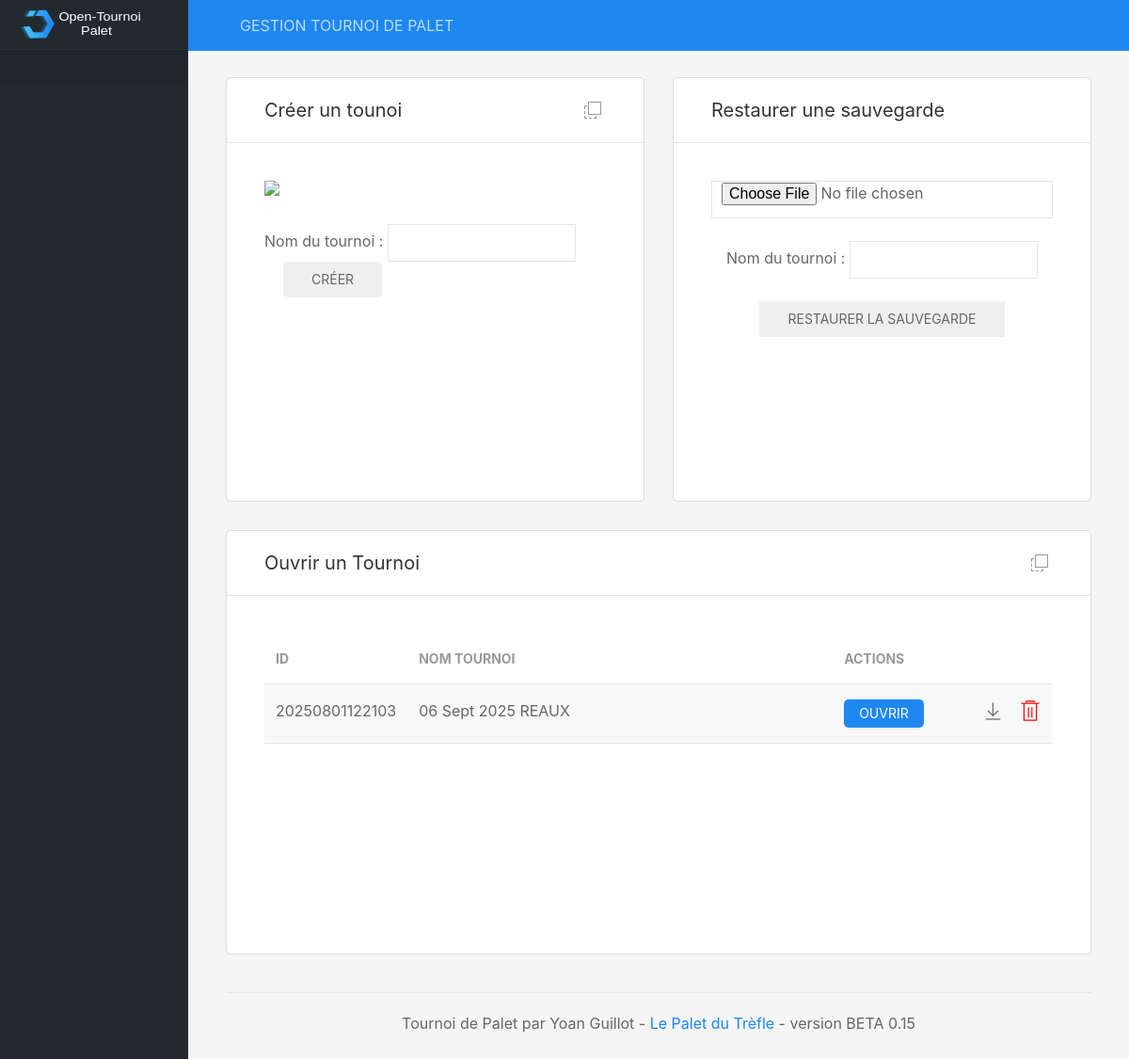
Before: / with the older database file.
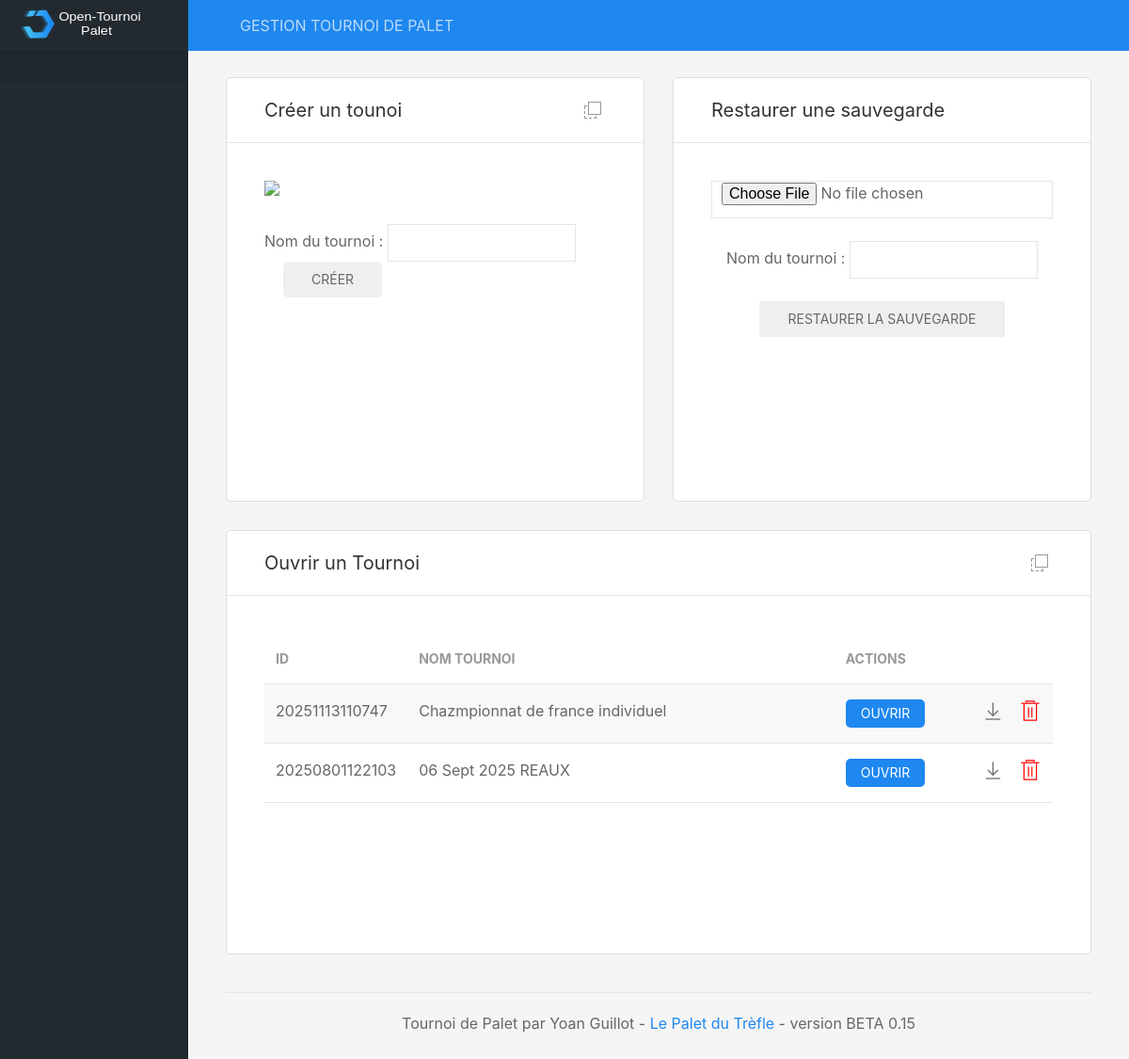
After: the same page with the newer database file.
### tables this page shows
CREATE TABLE tournois (id_tournoi NUMERIC (12) PRIMARY KEY DESC UNIQUE NOT NULL, nom_tournoi TEXT (200) NOT NULL, datecreation_tournoi DATE NOT NULL DEFAULT (STRFTIME('%d/%m/%Y, %H:%M', DATETIME('now', 'localtime'))), max_equipes INTEGER NOT NULL DEFAULT (0), type_phasesfinales TEXT NOT NULL DEFAULT aleatoire, pts_qualifs INTEGER DEFAULT (13) NOT NULL, pts_phasesfinales INTEGER NOT NULL DEFAULT (13), pts_finales NUMERIC NOT NULL DEFAULT (15), statut_inscriptions TEXT DEFAULT encours, statut_qualifs TEXT DEFAULT attente, statut_phasesfinales TEXT DEFAULT attente);

### includes/fonctions.inc.php (called while the page is built, shortened)
<?php
function listeTournois()
{
	global $db;
	$resultats = $db->query('SELECT * FROM tournois ORDER BY id_tournoi DESC');
	while ($row = $resultats->fetchArray(1)) {
		$listeTournois[] = $row;
	}
	if(!empty($listeTournois)){
		return $listeTournois;
	}
}
?>

### includes/accueil.inc.php (the view, shortened to what this page needs)
<div class="uk-grid uk-grid-medium" data-uk-grid uk-sortable="handle: .sortable-icon">
	<div class="uk-width-1-2@l">
		<div class="uk-card uk-card-default uk-card-hover">
			<div class="uk-card-header">
				<div class="uk-grid uk-grid-small">
					<div class="uk-width-auto"><h4>Créer un tounoi</h4></div>
					<div class="uk-width-expand uk-text-right panel-icons">
						<a href="#" class="uk-icon-link sortable-icon" title="Déplacer" data-uk-tooltip data-uk-icon="icon: move"></a>
					</div>
				</div>
			</div>
			<div class="uk-card-body">
				<div class="chart-container">
					<img style="max-height:200px;" src="images/tournoi.png" class="uk-align-center"/>
					<form method="POST">
							<div class="uk-panel uk-panel-box uk-margin-top">Nom du tournoi : <input name="nomTournoi" class="uk-input uk-form-width-medium" type="text" required>
							<button class="uk-button uk-button-success uk-margin-left">Créer</button>
						</div>
					</form>
				</div>
			</div>
		</div>
	</div>
	<div class="uk-width-1-2">
		<div class="uk-card uk-card-default uk-card-hover uk-height-1-1">
			<div class="uk-card-header">
				<div class="uk-grid uk-grid-small">
					<div class="uk-width-auto"><h4>Restaurer une sauvegarde</h4></div>
					<div class="uk-width-expand uk-text-right panel-icons">
					</div>
				</div>
			</div>
			<div class="uk-card-body">
				<div uk-overflow-auto>
					<div class="uk-panel uk-text-center">
                    <form name="form" method="post" action="index.php" enctype="multipart/form-data">
                        <input class="uk-input" type="file" name="aFile" />
                        <br />
                        <br />
						Nom du tournoi : <input class="uk-input uk-form-width-medium" type="text" name="nomTournoi"/><br/>
						<br/><input type="hidden" name="action" value="restauration" />
                        <input class="uk-button uk-button-success" type="submit" name="submitFile" value="restaurer la sauvegarde" />
                        </form>
                    </div>
				</div>
			</div>
		</div>
	</div>
</div>
<div class="uk-grid uk-grid-medium" data-uk-grid uk-sortable="handle: .sortable-icon">
	<div class="uk-width-1-1">
		<div class="uk-card uk-card-default uk-card-hover">
			<div class="uk-card-header">
				<div class="uk-grid uk-grid-small">
					<div class="uk-width-auto"><h4>Ouvrir un Tournoi</h4></div>
					<div class="uk-width-expand uk-text-right panel-icons">
						<a href="#" class="uk-icon-link sortable-icon" title="Déplacer" data-uk-tooltip data-uk-icon="icon: move"></a>
					</div>
				</div>
			</div>
			<div class="uk-card-body">
				<div class="chart-container" uk-overflow-auto>
					<table class="uk-table uk-table-striped">
						<thead>
							<tr>
								<th style="width:10%">ID</th>
								<th style="width: 60%">Nom tournoi</th>
								<th style="width: 30%">Actions</th>
							</tr>
						</thead>
<?php
	$listeTournois = listeTournois();
	if(!empty($listeTournois)){
		foreach($listeTournois as $row) {
			echo "<tr><td>". $row['id_tournoi'] ."</td>
				<td>". $row['nom_tournoi'] ."</td>
				<td>
					<a href=\"index.php?idtournoi=". $row['id_tournoi'] ."\"><button class=\"uk-button uk-button-primary uk-button-small\">Ouvrir</button></a>
					<a class=\"uk-float-right\" style=\"color: red\" href=\"\" onclick=\"supprTournoi(". $row['id_tournoi'] .")\" uk-icon=\"icon: trash; ratio: 1.2\" uk-toggle=\"target: #supprTournoi\"></a>
					<a class=\"uk-float-right\" style=\"margin-right: 15px;\" href=\"./includes/conf/". $row['id_tournoi'] .".db\" uk-icon=\"icon: download; ratio: 1.2\"></a>
				</td>
			</tr>";
		}
	}else{
		echo "<tr><td></td><td>Aucun Tournoi !</td><td></td></tr>";
	}
?>
					</table>
				</div>
			</div>
		</div>
	</div>
</div>

### index.php (shortened to what this page needs)
<!DOCTYPE html>
<head>
    <link rel="stylesheet" href="css/uikit.min.css" />
    <link rel="stylesheet" href="css/dashboard.css" />
    <link rel="stylesheet" href="css/style.css" />
    <link rel="stylesheet" href="css/arbres.css" />
</head>
<body>
<?php
if (isset($_GET['idtournoi'])){
	$idTournoi = $_GET['idtournoi'];
	$db = new SQLite3('includes/conf/' .$idTournoi. '.db');
	if (!empty($_GET['page'])){
		$page = $_GET['page'];
	}else{
		$page = "gestion";
	}
}else{
	$db = new SQLite3('includes/conf/tournois.db');
}
include 'includes/fonctions.inc.php';
include 'includes/dashboard.inc.php';
?>
</body>
</html>

### includes/dashboard.inc.php (shortened to what this page needs)
		<header id="top-head" class="uk-position-fixed">
			<div class="uk-container uk-container-expand uk-background-primary">
				<nav class="uk-navbar uk-light uk-padding-small" data-uk-navbar="mode:click; duration: 250">
					<div class="uk-navbar-left">
						<div>GESTION TOURNOI DE PALET</div>
					</div>
				</nav>
			</div>
		</header>
		<aside id="left-col" class="uk-light uk-visible@m">
			<div class="left-logo uk-flex uk-flex-middle">
				<img class="custom-logo" src="img/dashboard-logo.svg" alt="">
			</div>
			<div class="left-content-box  content-box-dark">
			</div>
		</aside>
		<div id="content" data-uk-height-viewport="expand: true" style="height:100%; display:block;">
			<div class="uk-container uk-container-expand">
<?php
	include "includes/$page.inc.php";
?>
				<footer class="uk-section uk-section-small uk-width-1-1 uk-text-center donotprint">
					<hr>
					<p class="uk-text-center">Tournoi de Palet par Yoan Guillot - <a href="https://www.lepaletdutrefle.fr">Le Palet du Trèfle</a> - version BETA 0.15
					</p>
				</footer>
			</div>
		</div>

### css/dashboard.css (style rules this page uses)
#top-head { z-index: 9; top: 0; left:0; right:0; }
#left-col { position: fixed; left: 0; top:0; bottom:0; overflow-x: hidden; overflow-y: auto; background-color: #222A30; width: 200px; z-index:2; transition: height 0.3s ease-out; }
.left-content-box { padding: 0.75rem 20px; border-top: 1px solid rgba(255,255,255,0.06); margin-bottom: -1px; }
.content-box-dark { background-color: rgba(0,0,0,0.09); }
.left-logo { height: 52px; line-height: 52px; padding: 0 20px; }
.custom-logo { height: 32px; }
.panel-icons { margin: 0 4px; }
#content { margin-top: 52px; padding: 30px 0 0 0; background-color: #f5f5f5; margin-left: 0; transition: margin 0.2s cubic-bezier(.4,0,.2,1); }
@media screen and (min-width: 960px) { #content { margin-left: 200px; } }
@media screen and (min-width: 960px) { #top-head { left:200px; } }
.uk-card { box-shadow: none; }
.uk-card { -webkit-transition: box-shadow 0.55s cubic-bezier(.4,0,.2,1); transition: box-shadow 0.55s cubic-bezier(.4,0,.2,1); }
.chart-container { position: relative; height: 300px; margin: 0 auto; }

### css/style.css (style rules this page uses)
.uk-table th { font-weight: bolder; }
button, select { border-radius: 5px !important; }
.uk-card { border-radius: 5px; border: 1px solid #dddddd; }

Changed rows visible on the page:
added tournois: id_tournoi "20251113110747", nom_tournoi "Chazmpionnat de france individuel"
